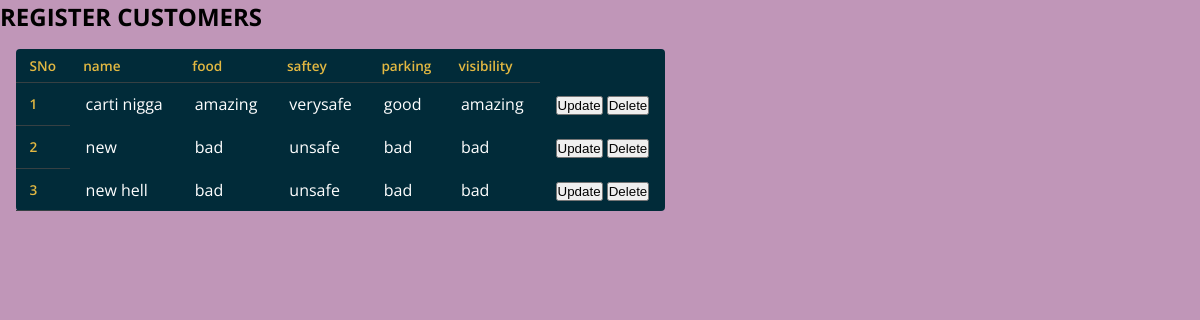
The app's page /feedtable with its own data.
### app.py (models this page shows)
class feedback(db.Model):
    sno=db.Column(db.Integer,primary_key=True)
    feedname=db.Column(db.String(50),nullable=False)
    food=db.Column(db.String(50),nullable=False)
    saftey=db.Column(db.String(50),nullable=False)
    parking=db.Column(db.String(50),nullable=False)
    visibility=db.Column(db.String(50),nullable=False)
    def __repr__(self) -> str:
        return f" {self.sno} - {self.feedname} - {self.food} - {self.saftey} -{self.parking} -{self.visibility} "

### app.py (the view)
@app.route('/feedtable')
def newfeedtable():
    allfeed=feedback.query.all()
    print(allfeed)
    return render_template('feedtable.html',allfeed=allfeed)

### templates/feedtable.html (shortened to what this page needs)
<!DOCTYPE html>
<html lang="en">
<head>
  <link rel="stylesheet" href="/static/table.css">
</head>
<body style="background: rgb(192, 150, 184) no-repeat;">
  <div class="container my-3">
      <h2>REGISTER CUSTOMERS</h2>
              {% if allfeed|length == 0 %}
              <div class="alert alert-dark" role="alert">
                  No Todos found. Add your first todo now!
                </div>
                  {% else %}
                  <table class="table" >
                      <thead>
                        <tr>
                          <th scope="col">SNo</th>
                          <th scope="col">name</th>
                          <th scope="col">food</th>
                          <th scope="col">saftey</th>
                          <th scope="col">parking</th>
                          <th scope="col">visibility</th>
                        </tr>
                      </thead>
                      <tbody>
            {% for eventhive in allfeed %}
            <tr>
              <th scope="row">{{loop.index}}</th>
              <td>{{eventhive.feedname}}</td>
              <td>{{eventhive.food}}</td>
              <td>{{eventhive.saftey}}</td>
              <td>{{eventhive.parking}}</td>
              <td>{{eventhive.visibility}}</td>
              <td>
                <button id="up"> <a style="text-decoration: none; color: black;" href="/feedupdate/{{eventhive.sno}}" type="button">Update</button></button>
                <button id="del"><a style="text-decoration: none; color: rgb(4, 4, 4);" href="/feeddelete/{{eventhive.sno}}" type="button">Delete</button></button>
              </td>
            </tr>
            {% endfor %}
          </tbody>
          </table>
            {% endif %}
</body>
</html>

### static/table.css (style rules this page uses)
*, *:before, *:after { margin: 0; padding: 0; box-sizing: border-box; }
body { background: #105469; font-family: 'Open Sans', sans-serif; }
table { background: #012B39; border-radius: 0.25em; border-collapse: collapse; margin: 1em; }
th { border-bottom: 1px solid #364043; color: #E2B842; font-size: 0.85em; font-weight: 600; padding: 0.5em 1em; text-align: left; }
td { color: #fff; font-weight: 400; padding: 0.65em 1em; }
tbody tr { transition: background 0.25s ease; }

### records on screen
feedback: feedname "carti nigga", food "amazing", saftey "verysafe", parking "good", visibility "amazing"
feedback: feedname "new", food "bad", saftey "unsafe", parking "bad", visibility "bad"
feedback: feedname "new hell", food "bad", saftey "unsafe", parking "bad", visibility "bad"
